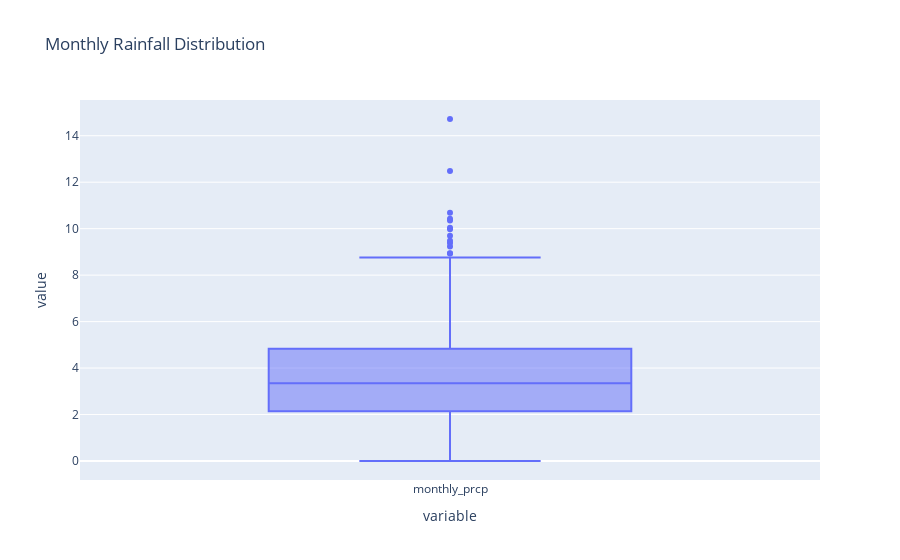

Notebook cell for this chart:
### Code cell
# a few outliers, but nothing seems errant
fig = px.box(monthly_rain_df['monthly_prcp'], title='Monthly Rainfall Distribution')
fig.show()

### Figure 1 — Plotly figure (JSON) as saved in the notebook; plotly's stock layout.template omitted (floating-point values rounded to 4 significant figures; data arrays with more than 128 entries replaced by an {"elided": "..."} marker saying what was removed)
{"data": [{"alignmentgroup": "True", "hovertemplate": "variable=%{x}<br>value=%{y}<extra></extra>", "legendgroup": "", "marker": {"color": "#636efa"}, "name": "", "notched": false, "offsetgroup": "", "orientation": "v", "showlegend": false, "type": "box", "x": {"elided": "914 str values"}, "x0": " ", "xaxis": "x", "y": {"elided": "914 float values"}, "y0": " ", "yaxis": "y"}], "layout": {"boxmode": "group", "legend": {"tracegroupgap": 0}, "title": {"text": "Monthly Rainfall Distribution"}, "xaxis": {"anchor": "y", "domain": [0, 1], "title": {"text": "variable"}}, "yaxis": {"anchor": "x", "domain": [0, 1], "title": {"text": "value"}}}}
